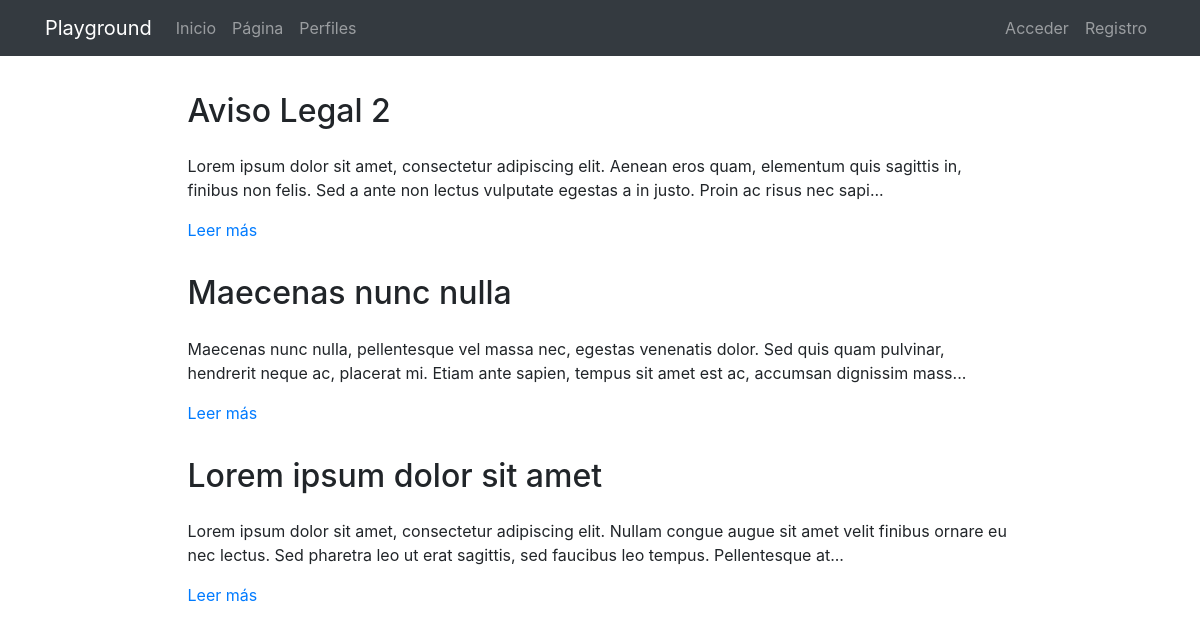
The page /pages/ on the database its author committed.
### pages/models.py (models this page shows, shortened)
class Page(models.Model):
    title = models.CharField(verbose_name="Título", max_length=200)
    content = RichTextField(verbose_name="Contenido")
    order = models.SmallIntegerField(verbose_name="Orden", default=0)
    created = models.DateTimeField(auto_now_add=True, verbose_name="Fecha de creación")
    updated = models.DateTimeField(auto_now=True, verbose_name="Fecha de edición")
    class Meta:
        verbose_name = "página"
        verbose_name_plural = "páginas"
        ordering = ['order', 'title']

### pages/views.py (the view)
# urls.py: path('', PageListView.as_view(), name='pages'),
class PageListView(ListView):
	model = Page

### pages/templates/pages/page_list.html (shortened to what this page needs)
{% extends 'core/base.html' %}
{% load static %}
{% block content %}
<main role="main">
  <div class="container mb-4">
    {% for page in page_list|dictsort:"id" reversed %}
      <div class="row mt-3">
        <div class="col-md-9 mx-auto">
          <h2 class="mb-4">{{page.title}}</h2>
          <div>
            <p>{{page.content|striptags|safe|truncatechars:"200"}}</p>
            <p><a href="{% url 'pages:page' page.id page.title|slugify %}">Leer más</a>
            </p>
          </div>
        </div>
      </div>
    {% endfor %}
  </div>
</main>
{% endblock %}

### core/static/core/css/main.css (style rules this page uses)
main { padding-top: 20px; }
:root { --jumbotron-padding-y: 3rem; }

### rows shown on the page
Page: title "Aviso Legal 2", content "Lorem ipsum dolor sit amet, consectetur adipiscing elit. Aenean eros quam, elementum quis sagittis in, finibus non felis. Sed a ante non lectus vulputate egestas a in justo. Proin ac risus nec sapi..."
Page: title "Maecenas nunc nulla", content "Maecenas nunc nulla, pellentesque vel massa nec, egestas venenatis dolor. Sed quis quam pulvinar, hendrerit neque ac, placerat mi. Etiam ante sapien, tempus sit amet est ac, accumsan dignissim mass..."
Page: title "Lorem ipsum dolor sit amet", content "Lorem ipsum dolor sit amet, consectetur adipiscing elit. Nullam congue augue sit amet velit finibus ornare eu nec lectus. Sed pharetra leo ut erat sagittis, sed faucibus leo tempus. Pellentesque at..."
